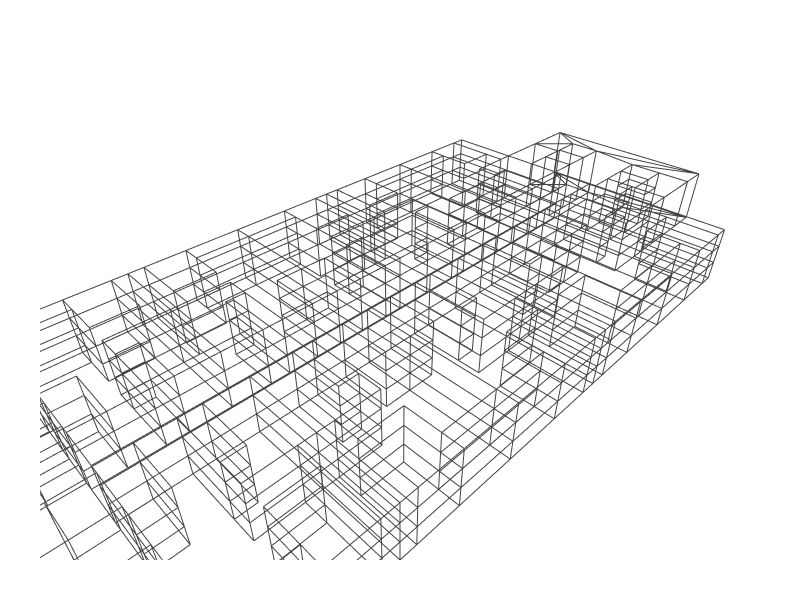

Write notebook code for a chart like this one.
### Code cell
Topology.Show(objects,
              edgeColor=[100,100,200],   # visible color, not white
              edgeWidth=2,
              showFaces=False,           # skip faces entirely
              showVertices=False,
              backgroundColor="white",
              width=800,
              height=600,
              renderer=renderer)
